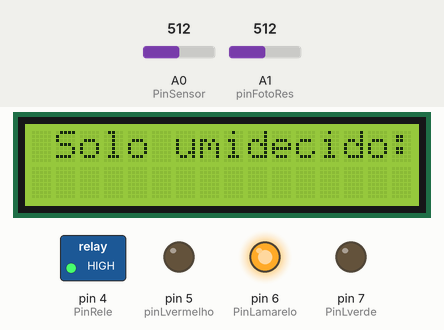
Recording of a sketch running on a simulated Arduino Uno, built with avr-gcc and run on an emulated ATmega328P. On the bench: 16×2 character LCD, switched loads named in the sketch (green lamp = pin HIGH), output pins drawn as LEDs (lit = HIGH). Inputs (shaded band) come from the test bench; at power-on: A0 (PinSensor) = 512, A1 (pinFotoRes) = 512. What the sketch prints to the serial monitor is not drawn.

Above: at 1.2 s.
1.3 s: A0 (PinSensor) set to 738
9.5 s: A0 (PinSensor) set to 767
At 12.7 s:
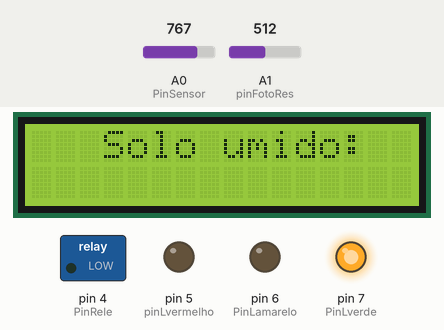
18.8 s: A0 (PinSensor) set to 0
At 20.6 s:
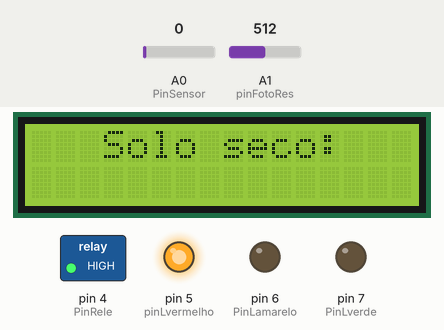
27.6 s: A1 (pinFotoRes) set to 642
30.3 s: A1 (pinFotoRes) set to 659
At 33.0 s:
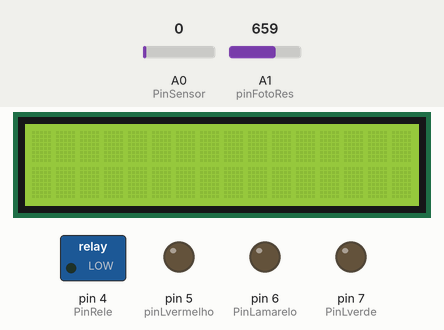
33.6 s: A1 (pinFotoRes) set to 511
At 35.9 s:
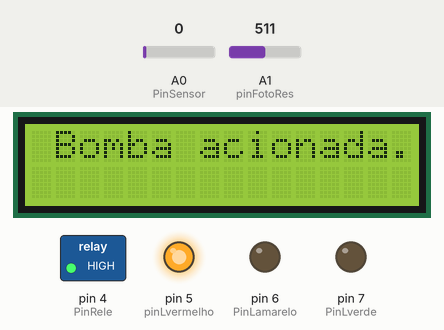
Timing chart, 0 to 37.4 s (numbered marks = the images above; inputs shaded):
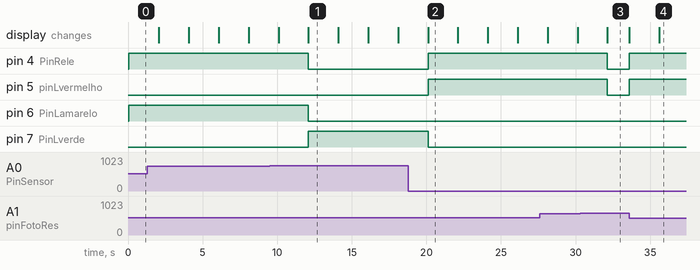

The sketch:

circuito_umidade_solo1.ino
```cpp
#include<LiquidCrystal.h>
LiquidCrystal lcd (8,9,10,11,12,13);

const int pinFotoRes=A1;

int leituraSensor;
int leituraLUZ;

const int PinSensor=A0;
const int PinRele=4;
const int pinLvermelho=5;
const int PinLamarelo=6;
const int PinLverde=7;
void setup() {

lcd.begin(16,2);

 //Sensor
 pinMode(PinSensor, INPUT);
 //Atuador
 pinMode(PinRele, OUTPUT);
 //Foto Resistor
  pinMode(pinFotoRes, INPUT);
 //LEDs
 pinMode(pinLvermelho, OUTPUT);
 pinMode(PinLamarelo, OUTPUT);
 pinMode(PinLverde, OUTPUT);

  Serial.begin(9600);
}
void loop() {

  int seco=80; //aciona
  int ideal=750; //Desliga
 leituraSensor = analogRead(PinSensor);

  int noite=650;
 leituraLUZ=analogRead(pinFotoRes);

  // o sistema de irrigação só funcionara durante o dia.
  if(leituraLUZ > noite ){
 digitalWrite(pinLvermelho, LOW);
 digitalWrite(PinLamarelo, LOW);
 digitalWrite(PinLverde, LOW);
 digitalWrite(PinRele, LOW);
 analogWrite(PinSensor, LOW);
  }else{

 if (leituraSensor <= seco) {
 //No estado seco
 digitalWrite(pinLvermelho, HIGH);
 digitalWrite(PinLamarelo, LOW);
 digitalWrite(PinLverde, LOW);
 digitalWrite(PinRele, HIGH);

 lcd.setCursor(3,0);
  lcd.print("Solo seco:");
  delay(2000);
  lcd.clear(); //apaga

  lcd.setCursor(1,0);
  lcd.print("Bomba acionada.");
  delay(2000);
  lcd.clear();

 } else if (leituraSensor > seco && leituraSensor < ideal) {
 //No estado de atuação
 digitalWrite(pinLvermelho, LOW);
 digitalWrite(PinLamarelo, HIGH);
 digitalWrite(PinLverde, LOW);
 digitalWrite(PinRele, HIGH);

 lcd.setCursor(1,0);
  lcd.print("Solo umidecido:");
  delay(2000);
  lcd.clear();

  lcd.setCursor(4,0);
  lcd.print("Bomba em");
  lcd.setCursor(4,1);
  lcd.print("Atuacao.");
  delay(2000);
  lcd.clear();

 } else if (leituraSensor >= ideal) {
 //No estado ideal, desliga a bomba
 digitalWrite(pinLvermelho, LOW);
 digitalWrite(PinLamarelo, LOW);
 digitalWrite(PinLverde, HIGH);
 digitalWrite(PinRele, LOW);

  lcd.setCursor(3,0);
  lcd.print("Solo umido:");
  delay(2000);
  lcd.clear();

  lcd.setCursor(0,0);
  lcd.print("Bomba desligada.");
  delay(2000);
  lcd.clear();
 }
  }

 Serial.println(analogRead (PinSensor));
}
```

Measured:
- the behaviour switches between 749 and 750 on A0 (PinSensor) (found by bisection; images 0 and 1)
- the behaviour switches between 650 and 651 on A1 (pinFotoRes) (found by bisection; images 2 and 3)
- after the input at 9.5 s, pin 4 (PinRele), pin 6 (PinLamarelo): HIGH → LOW after 2.6 s; pin 7 (PinLverde): LOW → HIGH after 2.6 s; the display: first differs from a run without the input after 2.6 s (image 1)
- after the input at 18.8 s, pin 4 (PinRele), pin 5 (pinLvermelho): LOW → HIGH after 1.3 s; pin 7 (PinLverde): HIGH → LOW after 1.3 s; the display: first differs from a run without the input after 1.3 s (image 2)
- after the input at 30.3 s, pin 4 (PinRele), pin 5 (pinLvermelho): HIGH → LOW after 1.8 s
- after the input at 33.6 s, pin 4 (PinRele), pin 5 (pinLvermelho): LOW → HIGH at once; the display: first changes at once (image 4 shows a later state)
- what the display in image 1 shows lasts 2.0 s, from 12.1 s to 14.1 s
